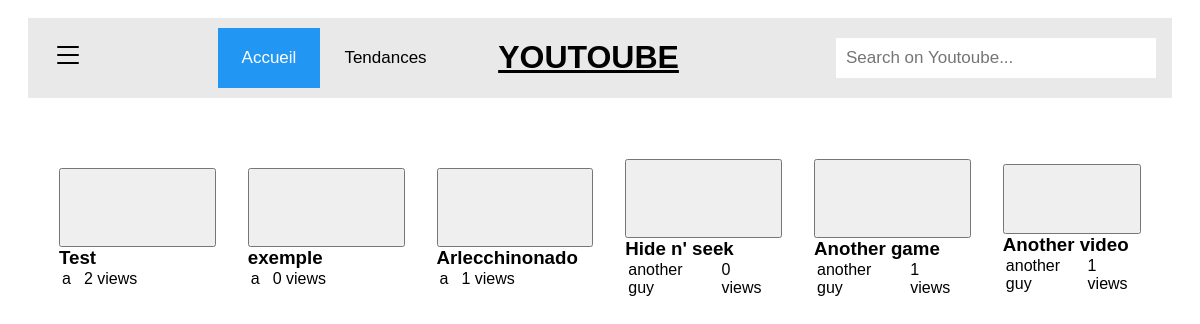
Before: / with the older database file.
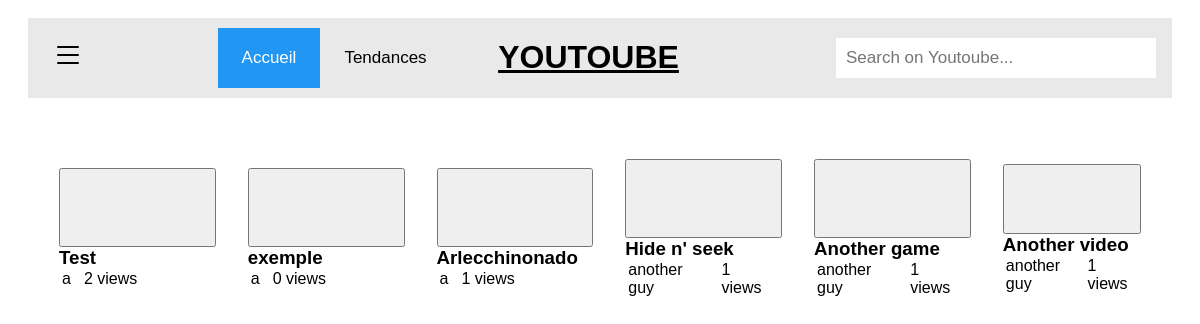
After: the same page with the newer database file.
### tables this page shows
CREATE TABLE "Videos" (
	"id"	varchar(50),
	"author"	varchar(100),
	"url"	varchar(200),
	"title"	varchar(200),
	"views"	BLOB,
	"description"	varchar(2000),
	"userID"	varchar(50),
	"isPrivate"	INTEGER,
	CONSTRAINT "PK_Videos" PRIMARY KEY("id")
);

### Projet/control.py (the view)
@app.route('/')
def index():
    videos = getTopVideos()
    isLogged = False
    if('ID' in session):
        isLogged = True
    return render_template('index.html', videos = videos, isLogged = isLogged)

### Projet/modele/model.py (called while the page is built)
def ouvrir_connexion():
    cnx = None
    try:
        cnx = sqlite3.connect('Projet/db/bd_youtube.db')
    except BaseException as e:
        print(e)
    return cnx

def getTopVideos():
    cnx = ouvrir_connexion()
    cur = cnx.cursor()
    cur.execute("SELECT * FROM Videos")
    rows = cur.fetchall()
    cnx.close()
    return getVideoTable(rows)

def getVideoTable(videoList: list):
    counter=0
    videos = [[]]
    while counter < len(videoList):
        row = []
        for _ in range(6):
            if counter < len(videoList):
                row.append(videoList[counter])
                counter += 1
            else:
                break
        videos.append(row)
    return videos

### Projet/templates/index.html (shortened to what this page needs)
{% extends "base.html" %}
{% block contenu1 %}
<div class="topnav-left">
<a onclick="openNav()" class="navbutton">
</a>
<a class="active" href="/">Accueil</a>
<a href="/trends" class="inactive" >Tendances</a>
</div>
{% endblock %}
{% block contenu2 %}
<div class="content">
    <table>
        {% for row in videos %}
        <tr>
            {% for video in row %}
            <td class="minia">
                <form action="/video" method="POST" id="videoform">
                    <button type="submit" name="video" value="{{video[0]}}">
                        <video name="vid"  id="{{video[0]}}" class="video">
                            <source src="{{url_for('static', filename=video[2])}}" type="video/mp4">
                        </video>
                    </button>
                    <h3>{{ video[3] }}</h3>
                    <div class="datas">
                        <p>{{video[1]}}</p>
                        <p>{{video[4]}} views</p>
                    </div>
                </form>
            </td>
            {% endfor %}
        </tr>
        {% endfor %}
    </table>
  </div>
{% endblock %}

### Projet/templates/base.html (shortened to what this page needs)
<!DOCTYPE html>
<html>
	<head>
		<link rel="stylesheet" type="text/css" href="{{url_for('static',filename='CSS/style.css')}}">
		<link rel="stylesheet" href="https://cdn.jsdelivr.net/npm/bootstrap-icons@1.11.3/font/bootstrap-icons.min.css">
	</head>
	<body>
		  <div id="main">
			<div class="topnav">
				{% block contenu1 %}{% endblock %}
				<h1>YOUTOUBE</h1>
				<form action="/search" method="POST">
					<input type="text" name="query" placeholder="Search on Youtoube..." value="{{query}}">
				</form>
			  </div>
			  {% block contenu2 %}{% endblock %}
		  </div>
	</body>
</html>

### Projet/static/CSS/style.css (style rules this page uses)
body { font-family: Arial, Helvetica, sans-serif; }
.navbutton { margin-right: 35%; }
#main { transition: margin-left .5s; padding: 10px 20px 20px 20px; }
.topnav { overflow: hidden; background-color: #e9e9e9; display: flex; align-items: center; justify-content: space-between; }
.topnav-left { display: flex; align-items: center; }
.topnav a { float: left; color: black; text-align: center; padding: 20px 24px; text-decoration: none; font-size: 17px; }
.topnav a.active { background-color: #2196F3; color: white; }
.topnav input[type=text] { float: right; padding: 10px; border: none; margin-right: 16px; width: 300px; font-size: 17px; }
a { cursor: pointer; }
h1 { text-decoration: underline; }
.content { display: flex; align-items: center; justify-content: center; }
.content table { border-spacing: 30px; width: 100%; }
h3 { margin-top: 0px; margin-bottom: -15px; }
.datas { display: flex; align-items: center; justify-content: left; border-spacing: 0px; }
video { width: 100%; }
.minia { width: 17% }
.video { width: 10%; }
.datas p { margin-right: 10px; margin-left: 3px; }
.video { width: 100%; }

Changed rows visible on the page:
changed Videos "Hide n' seek": views "0" → "1"
